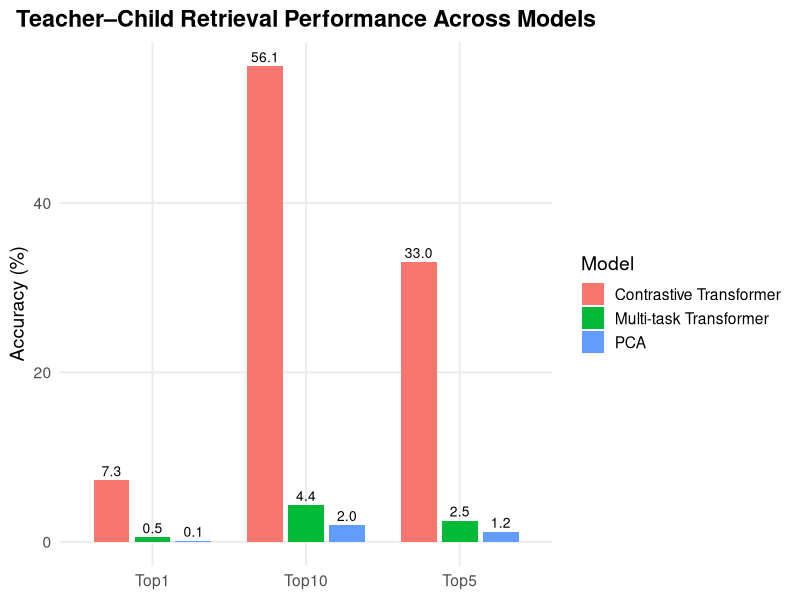
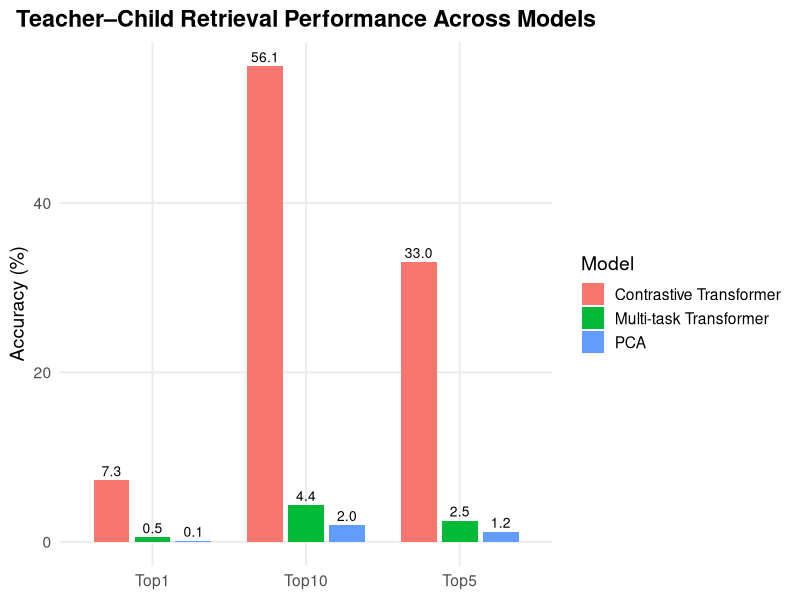

Source code (R) for these figures, in order:
library(tidyverse)

df <- tribble(
  ~Model, ~Top1, ~Top5, ~Top10,
  "PCA", 0.13, 1.19, 1.98,
  "Contrastive Transformer", 7.27, 33.03, 56.14,
  "Multi-task Transformer", 0.53, 2.51, 4.36
)

df_long <- df %>%
  pivot_longer(
    cols = c(Top1, Top5, Top10),
    names_to = "Metric",
    values_to = "Accuracy"
  )

ggplot(df_long,
       aes(x = Metric,
           y = Accuracy,
           fill = Model)) +
  geom_bar(
    stat = "identity",
    position = position_dodge(width = 0.8),
    width = 0.7
  ) +
  geom_text(
    aes(label = sprintf("%.1f", Accuracy)),
    position = position_dodge(width = 0.8),
    vjust = -0.4,
    size = 3.5
  ) +
  labs(
    title = "Teacher–Child Retrieval Performance Across Models",
    x = NULL,
    y = "Accuracy (%)",
    fill = "Model"
  ) +
  theme_minimal(base_size = 14) +
  theme(
    plot.title = element_text(
      hjust = 0.5,
      face = "bold"
    ),
    panel.grid.minor = element_blank()
  )


ggsave(
  "model_comparison.pdf",
  width = 7,
  height = 5
)
